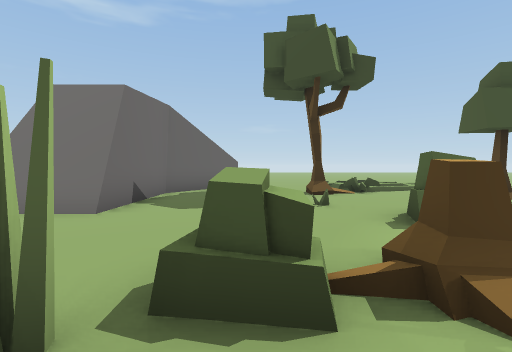
View 1 (above)

14 first-person views from a walk through a scene from a Unity 3-D project. The camera is 1.5 m above the floor, tilts 2° down and sees 85° across. The floor is counted in squares, 2 m on a side. Each view is taken from the middle of a square. On the plan, view 1 faces up. The plan holds only what a view shows up to about 10 squares ahead; the rest is blank. The place goes on beyond the plan. The player is left out. Some animated figures are left out.

View 2
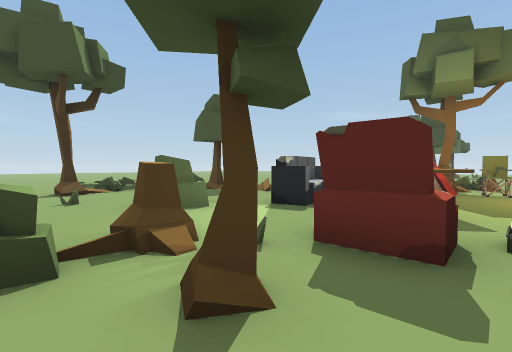

View 3
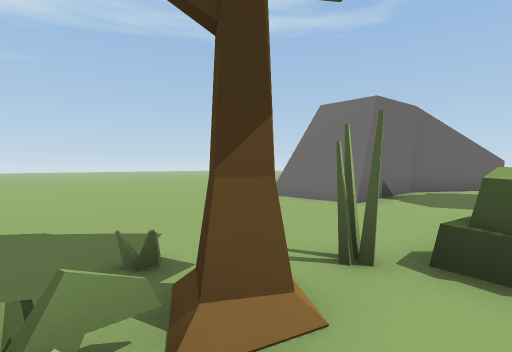

View 4
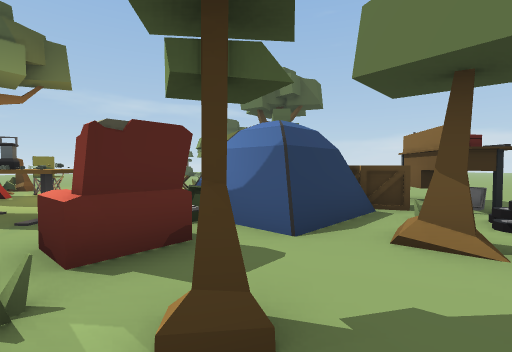

View 5
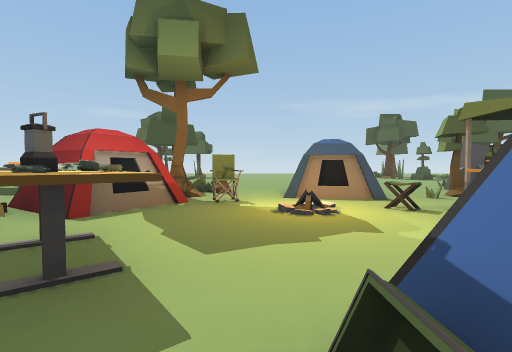

View 6
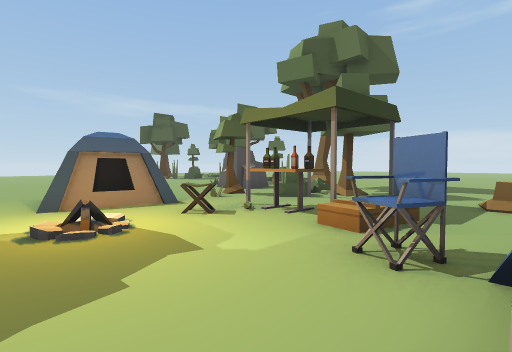

View 7
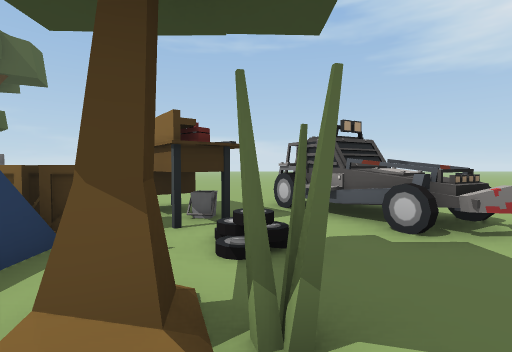

View 8
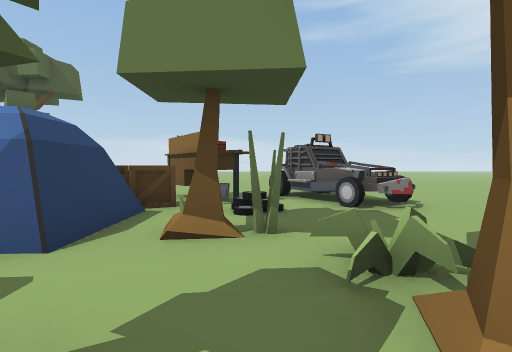

View 9
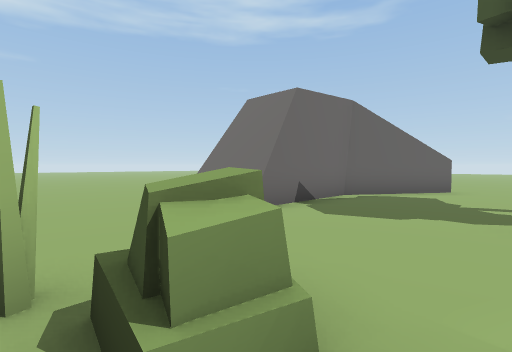

View 10
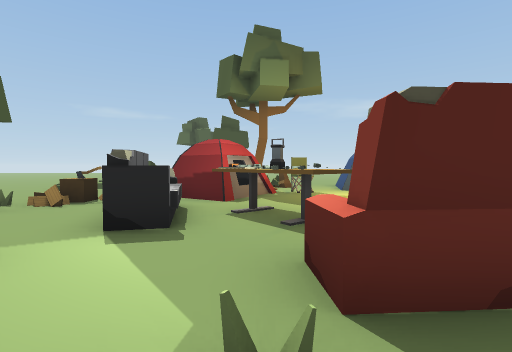

View 11
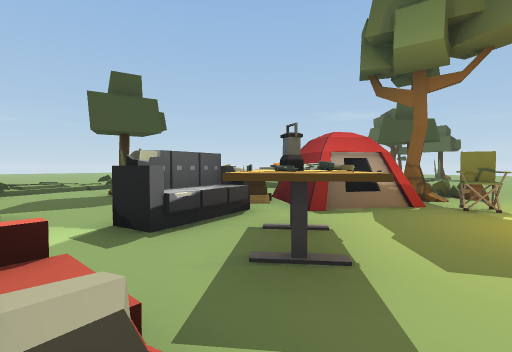

View 12
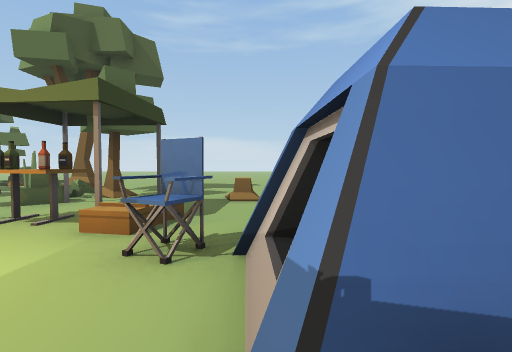

View 13
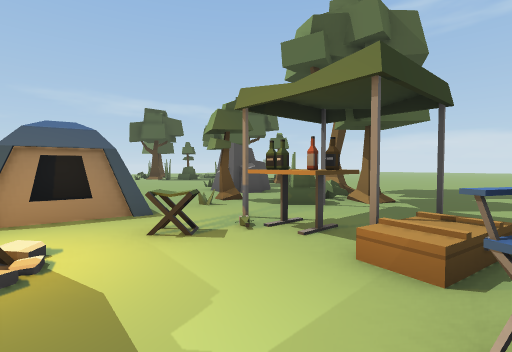

View 14
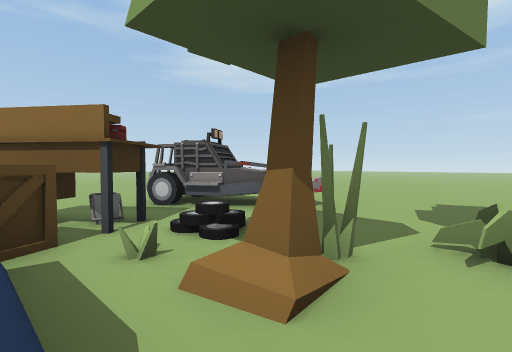

### Floor plan
Key: @ floor where view 1 was taken; # wall or solid block; x gap in a wall; . main floor; : floor 0.25 m higher than the main floor; / step, stairs or slope; = window, fence, low wall or low ledge; ^ raised ledge; O other object.
Columns run from 5 left of view 1 to 14 right of it. Each row starts with its distance up from view 1.
 13     ..
 12     ..
 11     ....
 10    ##...:///
  9   ##....////
  8   #....#=...   .
  7   #........:
  6   #.......##/
  5 ###.......//^..
  4 ........#.../..
  3 ..........#^=#
  2 .....^#...^^###
  1 ....#..=..OO.###=
  0 ...=#@##^xO...^.#...
 -1 ....=...............
 -2 .....#####...=.##...
 -3 ......=####....##
 -4 ...^.##^^##....##
 -5 ..^^..#^^..#^#.x...
 -6 ...##.## ......#....
 -7     #... #.#.#......
 -8     ....  ...#=###.
 -9     ..........##.
-10    ..... ....=.
-11    ..... .....
-12           ....
-13           ....
-14           ...

Where each view was taken, in squares from view 1:
view 1: 0 up, 0 right, facing up
view 2: 1 down, 0 right, facing up-right
view 3: 1 down, 0 right, facing up-left
view 4: 1 up, 0 right, facing down-right
view 5: 1 down, 3 right, facing right
view 6: 1 down, 4 right, facing down-right
view 7: 1 down, 0 right, facing down
view 8: 1 up, 0 right, facing down
view 9: 1 up, 1 right, facing up-left
view 10: 1 up, 1 right, facing right
view 11: 1 down, 3 right, facing up-right
view 12: 1 down, 4 right, facing down
view 13: 2 down, 5 right, facing down-right
view 14: 1 down, 2 right, facing down-left
